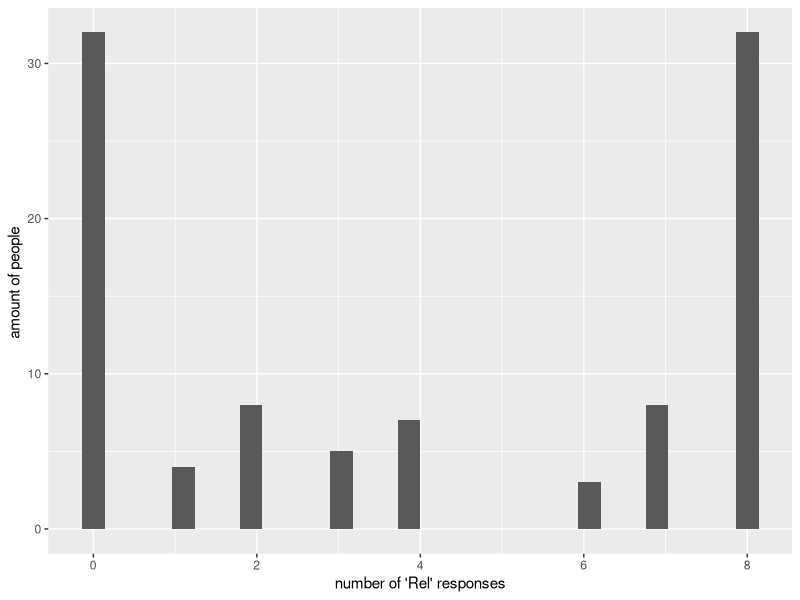

Source code (R):
## ---- chunk 1
#in order to load the tidyverse library you must run the following

library("tidyverse")
## ---- chunk 2
?tidyverse
#Below is the provided description after running #?tidyverse
## ---- chunk 3

read_csv("MFIndD_analogy.csv") #renamed 
#Here I am reading in the info from MFIndD_analogy.csv

file.rename("MFIndD_analogy.csv","Analogy_Dataset.csv")
#I was unable to find a direct function equivalent to
#the file.rename() function in  the tidyverse library

#When run, file.rename(...) returns true


## ---- chunk 4
analogy_data <- read_csv("Analogy_Dataset.csv")
#turning analogy data set into a usable and digestible variable. 
## ---- chunk 5

glimpse(analogy_data)

## ---- chunk 6
analogy_data%>%
group_by(qualtrics_id)%>%
summarise(N=n()) %>%
  distinct() %>%
  count() %>%
  head(n = 1)

  
## ---- chunk 7
analogy_data%>%
group_by(qualtrics_id,trial_number)%>%
summarise(trial_number, count = n(), .groups = "drop_last")%>%
  count()
#I added the drop_last because I was getting an error"Adding missing grouping variables". 
#I have checked Stack Overflow for answers, and this one seems to work!
## ---- chunk 8
num_of_trials <- analogy_data %>%
  group_by(qualtrics_id) %>%
  summarise(total_responses = n(), .groups = "drop") %>%  # Count total responses per ID
  left_join(                                                       # Join with the count of "Rel" responses
    analogy_data %>%
      filter(response_type == "Rel") %>%
      group_by(qualtrics_id) %>%
      summarise(num_of_trials = n(), .groups = "drop"), 
    by = "qualtrics_id"
  ) %>%
  mutate(num_of_trials = coalesce(num_of_trials, 0)) %>%  # Replace NA with 0 for those with no "Rel" responses
  distinct(qualtrics_id, num_of_trials)

#I reworked this using coalesce to take into account the 0's that should be showing up in the manipulated 
#dataset.

#I am also checking to see if num_of_trials runs as expected separately from storing the info in "num_of_trials". Which it works as expected!
## ---- chunk 9
num_of_trials
## ---- chunk 10
num_of_trials%>%
  ggplot(aes(x = num_of_trials))+
           geom_histogram()+ 
 labs(x = "number of 'Rel' responses", 
      y = "amount of people ")

         


## ---- chunk 11
Analogy_Dataset.csv <- analogy_data #%>%
reshaped_data <- analogy_data %>%
  select(qualtrics_id, trial_number, response_type) %>%   # Select relevant columns
  filter(trial_number <= 8) %>%                          # Keep only the first 8 trials
  pivot_wider(names_from = trial_number,                 # Reshape from long to wide format
              values_from = response_type, 
              names_prefix = "trial_") %>%               # Rename trials to trial_1, trial_2, etc.
  select(qualtrics_id,trial_1, trial_2, trial_3, trial_4, trial_5, trial_6, trial_7, trial_8) # Ensure only 9 columns (ID + 8 trials) and put them in order! 
 
reshaped_data
